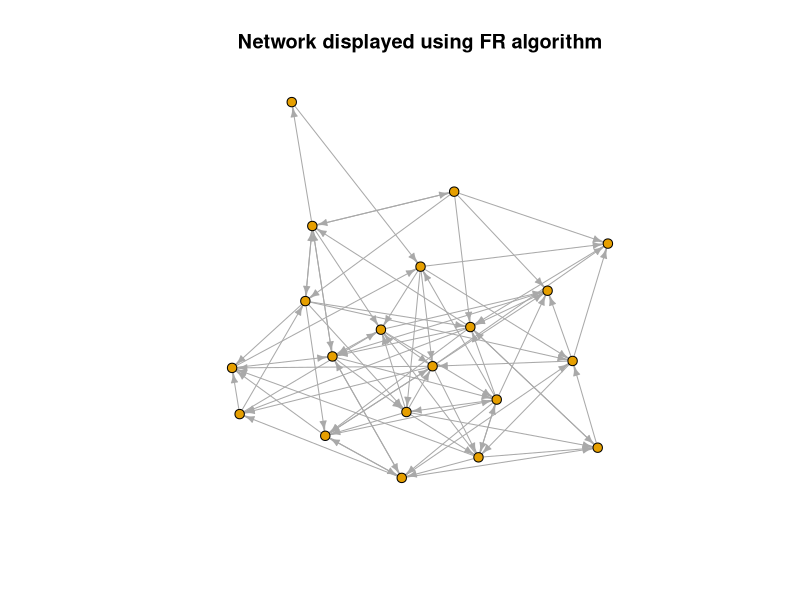
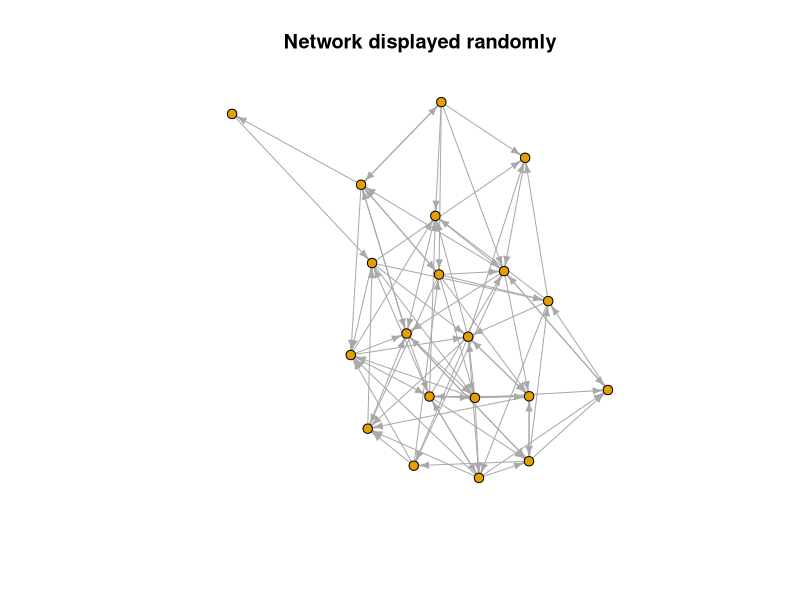
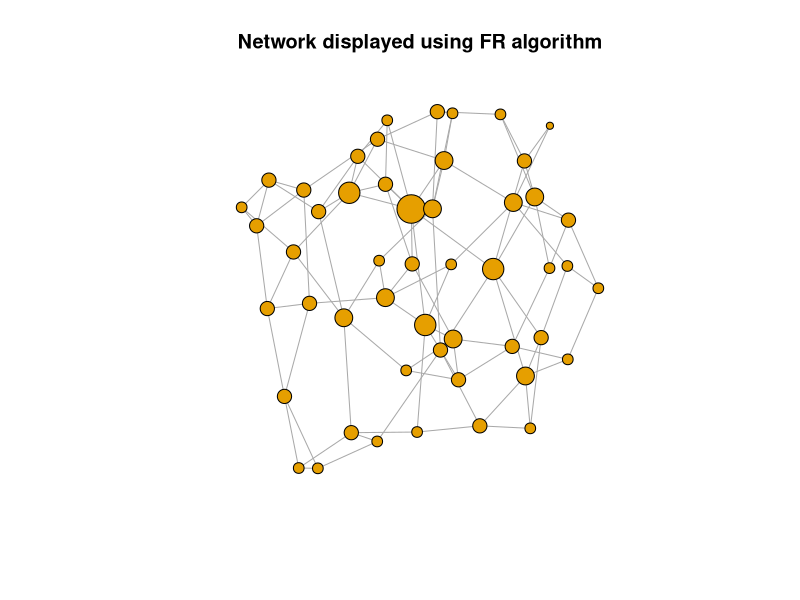
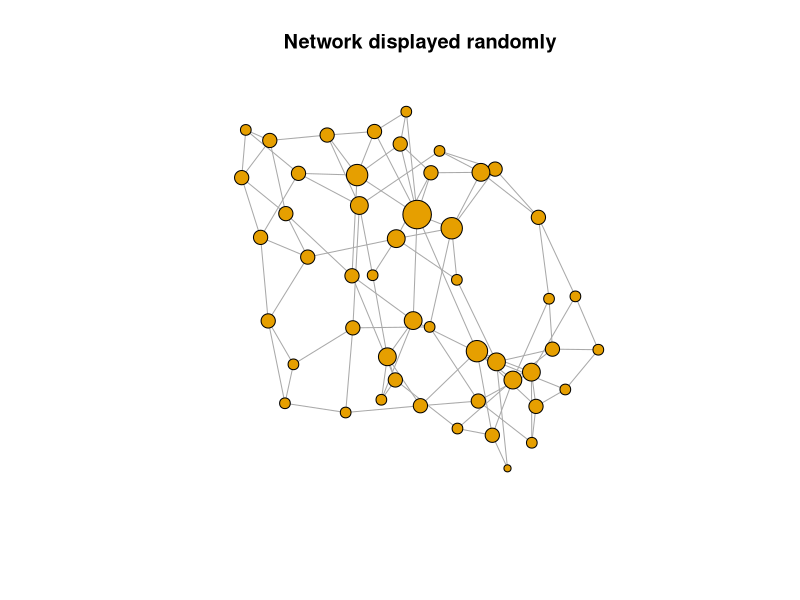

R code for these plots, in order:
## ---- chunk 1
set.seed(123)
library(igraph)
## ---- chunk 2
graph <- sample_gnp(20, 0.2, directed = T)
V(graph)$size <- 5
E(graph)$arrow.size <- 0.5

fr_layout_gr <- layout_with_fr(graph)
random_layout_gr <- layout_randomly(graph)

plot(graph, l = fr_layout_gr, vertex.label = NA, main = "Network displayed using FR algorithm")
plot(graph, l = random_layout_gr, vertex.label = NA, main = "Network displayed randomly")
## ---- chunk 3
fr_graph <- sample_smallworld(1, 50, 2, 0.1)

V(fr_graph)$size <- degree(fr_graph) * 2
E(fr_graph)$arrow.size <- 0.5

fr_layout_fr <- layout_with_fr(fr_graph)
random_layout_fr <- layout_randomly(fr_graph)

plot(fr_graph, l = fr_layout_fr, vertex.label = NA, main = "Network displayed using FR algorithm")
plot(fr_graph, l = random_layout_fr, vertex.label = NA, main = "Network displayed randomly")
